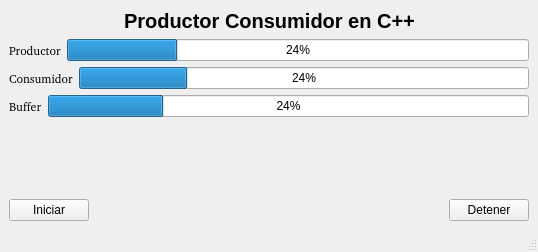
<?xml version="1.0" encoding="UTF-8"?>
<ui version="4.0">
 <class>MainWindow</class>
 <widget class="QMainWindow" name="MainWindow">
  <property name="geometry">
   <rect>
    <x>0</x>
    <y>0</y>
    <width>538</width>
    <height>252</height>
   </rect>
  </property>
  <property name="windowTitle">
   <string>MainWindow</string>
  </property>
  <widget class="QWidget" name="centralwidget">
   <layout class="QVBoxLayout" name="verticalLayout">
    <item>
     <layout class="QHBoxLayout" name="horizontalLayout">
      <item>
       <spacer name="horizontalSpacer_3">
        <property name="orientation">
         <enum>Qt::Horizontal</enum>
        </property>
        <property name="sizeHint" stdset="0">
         <size>
          <width>40</width>
          <height>20</height>
         </size>
        </property>
       </spacer>
      </item>
      <item>
       <widget class="QLabel" name="Titulo">
        <property name="font">
         <font>
          <pointsize>15</pointsize>
          <weight>75</weight>
          <bold>true</bold>
         </font>
        </property>
        <property name="text">
         <string>Productor Consumidor en C++</string>
        </property>
       </widget>
      </item>
      <item>
       <spacer name="horizontalSpacer_2">
        <property name="orientation">
         <enum>Qt::Horizontal</enum>
        </property>
        <property name="sizeHint" stdset="0">
         <size>
          <width>40</width>
          <height>20</height>
         </size>
        </property>
       </spacer>
      </item>
     </layout>
    </item>
    <item>
     <layout class="QHBoxLayout" name="horizontalLayout_5">
      <item>
       <widget class="QLabel" name="label_P">
        <property name="font">
         <font>
          <family>URW Bookman [urw]</family>
         </font>
        </property>
        <property name="text">
         <string>Productor</string>
        </property>
       </widget>
      </item>
      <item>
       <widget class="QProgressBar" name="Productor">
        <property name="value">
         <number>24</number>
        </property>
       </widget>
      </item>
     </layout>
    </item>
    <item>
     <layout class="QHBoxLayout" name="horizontalLayout_2">
      <item>
       <widget class="QLabel" name="label_C">
        <property name="font">
         <font>
          <family>URW Bookman [urw]</family>
         </font>
        </property>
        <property name="text">
         <string>Consumidor</string>
        </property>
       </widget>
      </item>
      <item>
       <widget class="QProgressBar" name="Consumidor">
        <property name="value">
         <number>24</number>
        </property>
       </widget>
      </item>
     </layout>
    </item>
    <item>
     <layout class="QHBoxLayout" name="horizontalLayout_3">
      <item>
       <widget class="QLabel" name="label_3">
        <property name="font">
         <font>
          <family>URW Bookman [urw]</family>
         </font>
        </property>
        <property name="text">
         <string>Buffer</string>
        </property>
       </widget>
      </item>
      <item>
       <widget class="QProgressBar" name="Buffer">
        <property name="value">
         <number>24</number>
        </property>
       </widget>
      </item>
     </layout>
    </item>
    <item>
     <spacer name="verticalSpacer">
      <property name="orientation">
       <enum>Qt::Vertical</enum>
      </property>
      <property name="sizeHint" stdset="0">
       <size>
        <width>20</width>
        <height>40</height>
       </size>
      </property>
     </spacer>
    </item>
    <item>
     <layout class="QHBoxLayout" name="horizontalLayout_4">
      <item>
       <widget class="QPushButton" name="iniciar">
        <property name="text">
         <string>Iniciar</string>
        </property>
       </widget>
      </item>
      <item>
       <spacer name="horizontalSpacer">
        <property name="orientation">
         <enum>Qt::Horizontal</enum>
        </property>
        <property name="sizeHint" stdset="0">
         <size>
          <width>40</width>
          <height>20</height>
         </size>
        </property>
       </spacer>
      </item>
      <item>
       <widget class="QPushButton" name="detener">
        <property name="text">
         <string>Detener</string>
        </property>
       </widget>
      </item>
     </layout>
    </item>
   </layout>
  </widget>
  <widget class="QStatusBar" name="statusbar"/>
 </widget>
 <resources/>
 <connections/>
</ui>
